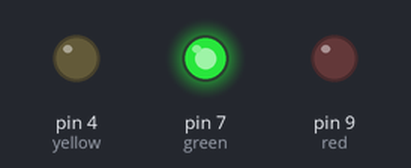
Bench run of a sketch on a simulated Arduino Uno, built with avr-gcc and run on an emulated ATmega328P. Shown: output pins drawn as LEDs (lit = HIGH).

Above: at 2.5 s.
At 5.5 s:
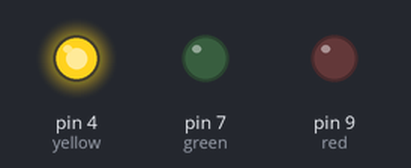
At 6.5 s:
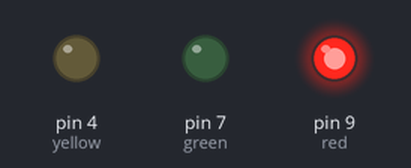
Timing chart, 0 to 9.1 s (numbered marks = the images above):
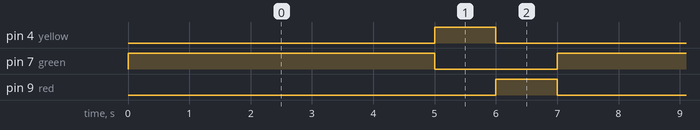

The sketch:

Simple_Traffic_Light.ino
```cpp
int green = 7;
int yellow = 4;
int red = 9;

void setup() {
  pinMode(green, OUTPUT);
  pinMode(yellow, OUTPUT);
  pinMode(red, OUTPUT);
}

void loop() {
  digitalWrite(green, HIGH);
  delay(5000);
  digitalWrite(green, LOW);
  // delay(1000);

  digitalWrite(yellow, HIGH);
  delay(1000);
  digitalWrite(yellow, LOW);

  digitalWrite(red, HIGH);
  delay(1000);
  digitalWrite(red, LOW);

}
```

Measured:
- by itself, pin 4 (yellow), pin 9 (red): alternates HIGH for 1.0 s and LOW for 6.0 s
- by itself, pin 7 (green): alternates HIGH for 5.0 s and LOW for 2.0 s
- by itself, everything shown: repeats every 7.0 s, in 4 steps
